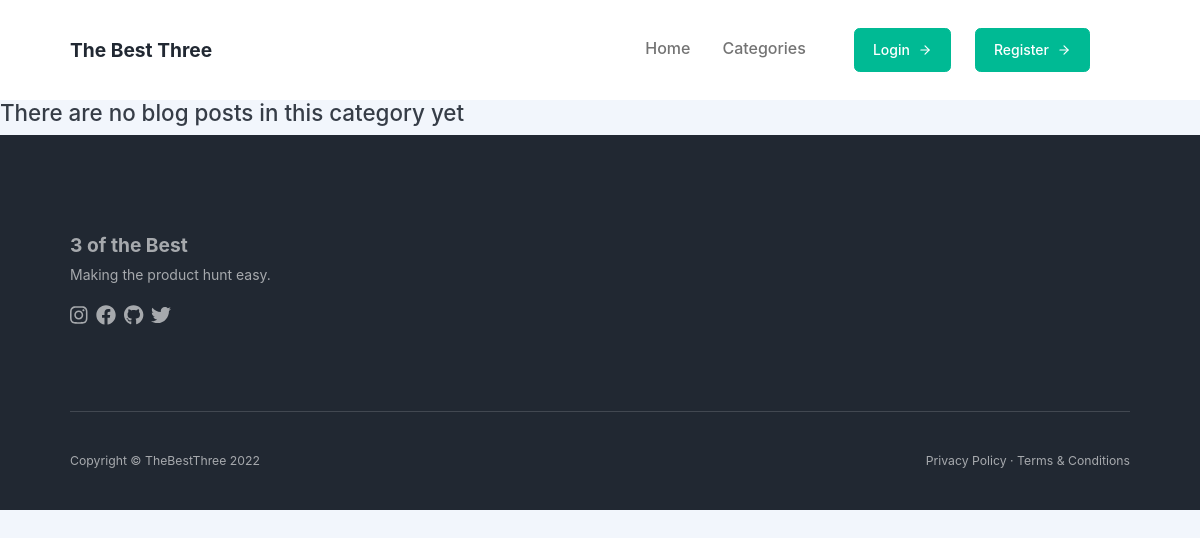
/category/books/, run on an earlier commit of the app's database.
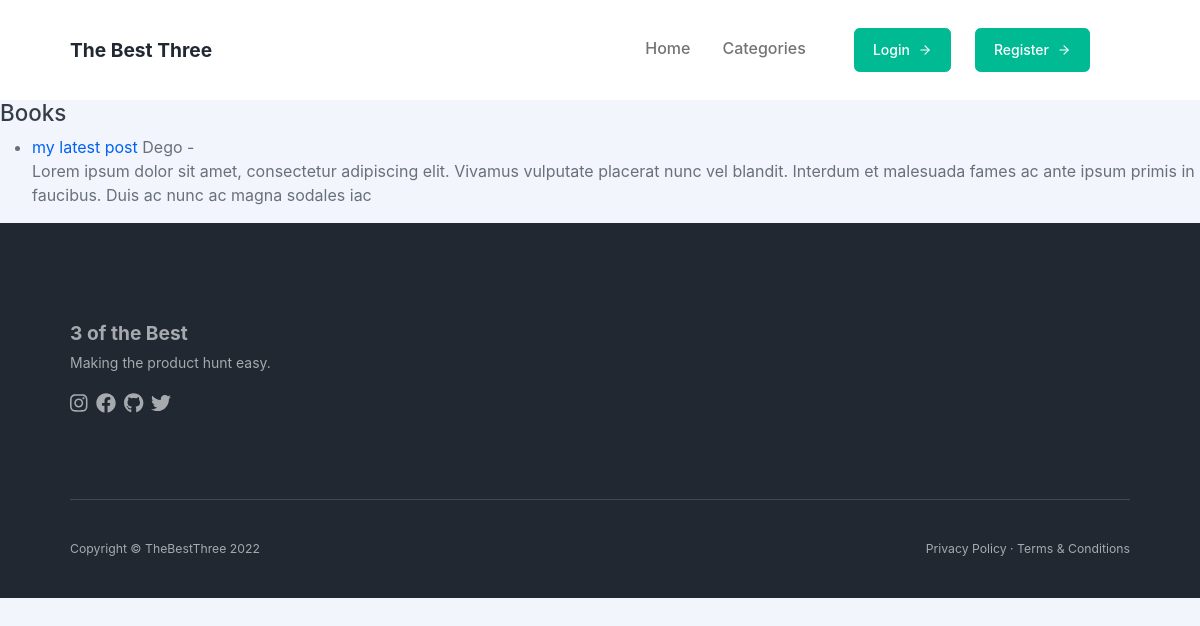
And on a later commit of the database.
### theblog/models.py (models this page shows, shortened)
class Post(models.Model):
    title = models.CharField(max_length=255)
    title_tag = models.CharField(max_length=255, default='3oftheBest')
    header_image = models.ImageField(null=True, blank=True, upload_to="images/")
    author = models.ForeignKey(User, on_delete=models.CASCADE)
    body = models.TextField()
    post_date = models.DateField(auto_now_add=True)
    category = models.CharField(max_length=255, default='uncategorized')
    likes = models.ManyToManyField(User, related_name='blog_posts', blank=True)
    snippet = models.CharField(max_length=255)
    isFeatured = models.BooleanField(default=False)
    class Meta:
        constraints = [
            UniqueConstraint(fields=['isFeatured'], condition=Q(isFeatured=True), name='isFeatured')
        ]

### theblog/views.py (the view)
# urls.py: path('category/<str:cats>/',views.ListCategoryView,name='category'),
def ListCategoryView(request, cats):
    category_posts = Post.objects.filter(category=cats.replace("-", " "))
    return render(request, 'categories.html', {'cats': cats.title().replace("-", " "), 'category_posts': category_posts})

### theblog/templates/categories.html (shortened to what this page needs)
{% extends 'base.html' %}
{% block content%}
{% if category_posts %}
    <h2>{{cats}}</h2>
    <ul>
    {% for post in category_posts %}
    <li>
        <a href="{% url 'post-details' post.pk %}">{{post.title}}</a>
        {{post.author|capfirst}} -
        <br>
        {{post.body|slice:":200"|safe}}
    </li>
    </ul>
    {% endfor %}
{% else %}
    <h2>There are no blog posts in this category yet</h2>
{% endif %}
{% endblock %}

What changed in the data, as far as the page shows it:
added Post: category "Books", title "my latest post", author "Dego", body "Lorem ipsum dolor sit amet, consectetur adipiscing elit. Vivamus vulputate placerat nunc vel blandit. Interdum et malesuada fames ac ante ipsum primis in faucibus. Duis ac nunc ac magna sodales iac"
Also different on the page:
text no longer shown: "There are no blog posts in this category yet"
